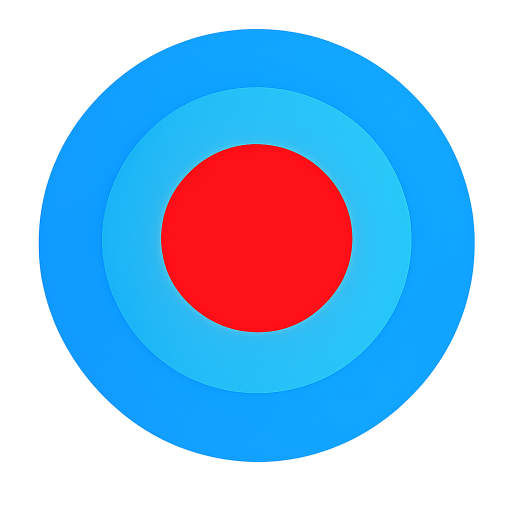
#> input picture meridian.png, 1024 x 1024 px (shown at 1/2 size)
$ python create_icons.py
#> lines starting #> are read from the running program, lines starting #| are printed output that depends on the picture
"""Generate the application icon set and the header artwork from their masters.

Two unrelated derivations share this script because both read a committed
master PNG and write a committed derivative; a repository with two icon
generators reliably grows one that nothing runs.

The application icon is square by nature, so it is resized to a square. The
header marks are not: they are pictures drawn at a button's height, so a square
canvas would spend most of its width on nothing. They are cropped to the tight
box of their non-transparent pixels, then scaled by height alone.
"""

from pathlib import Path

from PIL import Image

from build_resources import (
    ART_DRAW_PX,
    ART_MASTER_DIR,
    ART_NAMES,
    ART_RENDER_DIR,
    ART_SUPERSAMPLE,
    DONATE_DRAW_PX,
    DONATE_MASTER,
    DONATE_OUTPUTS,
)

# Covers 100/125/150/175/200% DPI for all Windows shell icon slots.
_PNG_SIZES = [16, 20, 24, 28, 32, 40, 48, 56, 64, 72, 96, 128, 256, 512]
_ICO_SIZES = [16, 20, 24, 28, 32, 40, 48, 56, 64, 72, 96, 128, 256]


def crop_to_artwork(image: Image.Image) -> Image.Image:
    """The tight box of the image's non-transparent pixels."""
    box = image.getbbox()
    return image if box is None else image.crop(box)


def scale_to_height(image: Image.Image, height: int) -> Image.Image:
    """Resize to `height`, keeping the aspect ratio."""
    width = max(1, round(image.width * height / image.height))
    return image.resize((width, height), Image.LANCZOS)


def _generate_app_icon(root: Path) -> int:
    src = root / "meridian.png"
    if not src.exists():
        print(f"ERROR: {src} not found")
        return 1

    base = Image.open(src).convert("RGBA")
#> base is the input picture: PIL image 1024x1024 RGBA; mean R, G, B, A 51.3, 116.4, 169.5, 143.7

    print("Generating PNGs...")
    for size in _PNG_SIZES:
        img = base.resize((size, size), Image.LANCZOS)
        out = root / f"meridian_{size}.png"
        img.save(out, "PNG")
        print(f"  [OK] {out.name}")
#> this loop made 14 passes
#> pass 1, in _generate_app_icon, `img = base.resize((size, size), Image.LANCZOS)`:
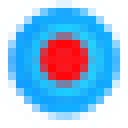
#> img: PIL image 16x16 RGBA (shown 8 times larger); mean R, G, B, A 40.4, 109.9, 165.5, 143.4; transparent parts drawn white
#> pass 2, in _generate_app_icon, `img = base.resize((size, size), Image.LANCZOS)`:
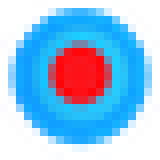
#> img: PIL image 20x20 RGBA (shown 8 times larger); mean R, G, B, A 40.2, 111.2, 165.8, 143.4; transparent parts drawn white
#> pass 3, in _generate_app_icon, `img = base.resize((size, size), Image.LANCZOS)`:
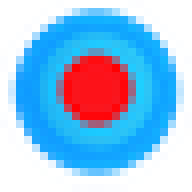
#> img: PIL image 24x24 RGBA (shown 8 times larger); mean R, G, B, A 39.9, 108.2, 158.4, 143.9; transparent parts drawn white
#> after the loop:
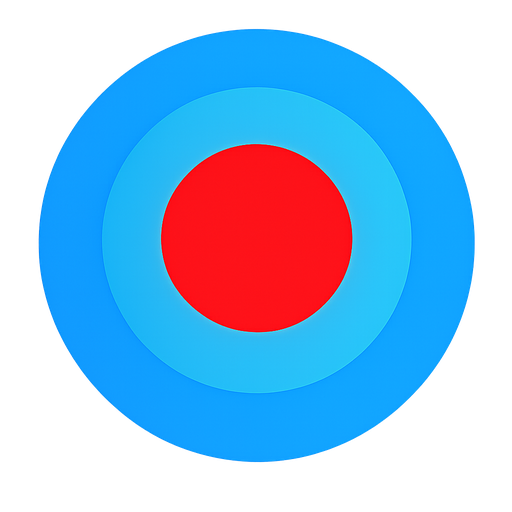
#> img: PIL image 512x512 RGBA; mean R, G, B, A 39.5, 82.2, 119.5, 143.7; transparent parts drawn white

    ico_path = root / "meridian.ico"
    base.save(ico_path, format="ICO", sizes=[(s, s) for s in _ICO_SIZES])
    print(f"  [OK] {ico_path.name}")
    return 0


def _render_mark(
    master_path: Path, outputs: list[Path], draw_px: int, root: Path
) -> None:
    """Crop one master to its artwork and write one render to each output."""
    master = Image.open(master_path).convert("RGBA")
    mark = scale_to_height(crop_to_artwork(master), draw_px * ART_SUPERSAMPLE)
    for out in outputs:
        out.parent.mkdir(parents=True, exist_ok=True)
        mark.save(out, "PNG")
        print(f"  [OK] {out.relative_to(root)} ({mark.width}x{mark.height})")


def _generate_header_art(root: Path) -> int:
    masters = root / ART_MASTER_DIR
    renders = root / ART_RENDER_DIR

    missing = [name for name in ART_NAMES if not (masters / f"{name}.png").is_file()]
    if not (root / DONATE_MASTER).is_file():
        missing.append(DONATE_MASTER)
    if missing:
        print(f"ERROR: masters absent: {', '.join(missing)}")
        return 1

    renders.mkdir(parents=True, exist_ok=True)

    print("Generating header artwork...")
    for name in ART_NAMES:
        _render_mark(
            masters / f"{name}.png", [renders / f"{name}.png"], ART_DRAW_PX, root
        )

    # The footer's mark, two thirds of the header's and from the master where
    # it was delivered rather than from `assets/`. It goes to the application
    # only: the site keeps the donate mark every project site shares.
    print("Generating footer artwork...")
    _render_mark(
        root / DONATE_MASTER,
        [root / out for out in DONATE_OUTPUTS],
        DONATE_DRAW_PX,
        root,
    )
    return 0


def main() -> int:
    root = Path(__file__).parent

    if _generate_app_icon(root) != 0:
        return 1
    if _generate_header_art(root) != 0:
        return 1

    print("Done.")
    return 0


if __name__ == "__main__":
#> (the run stopped early here; a loop or call above may not have finished)
